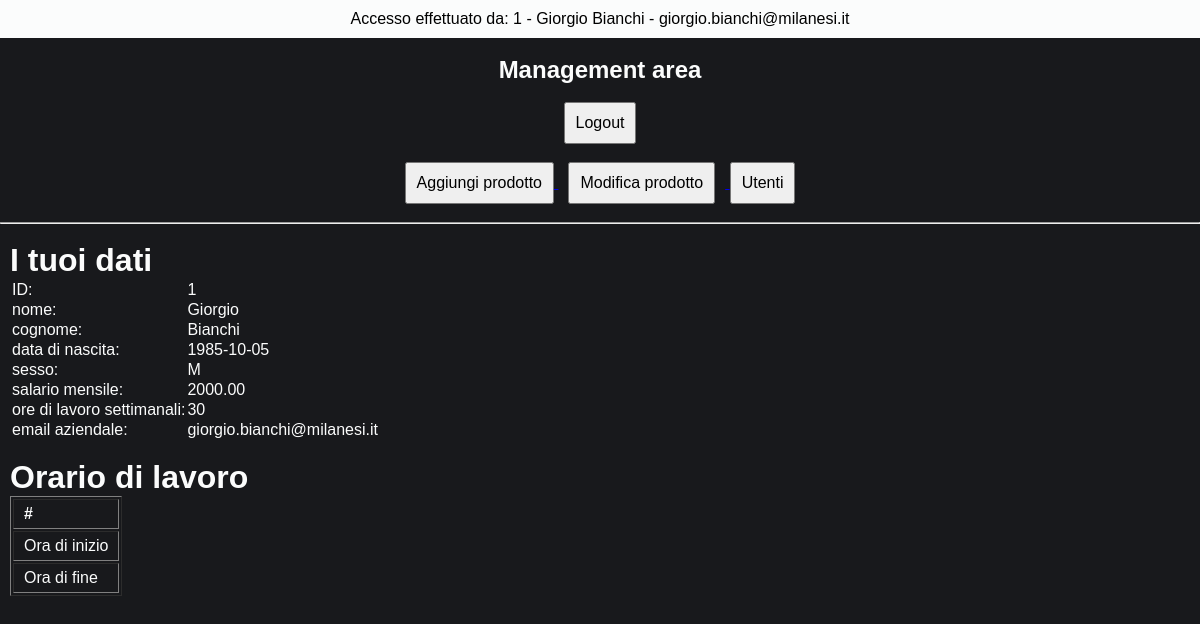
The page /management/managementPage.php (signed in) on the database as committed earlier.
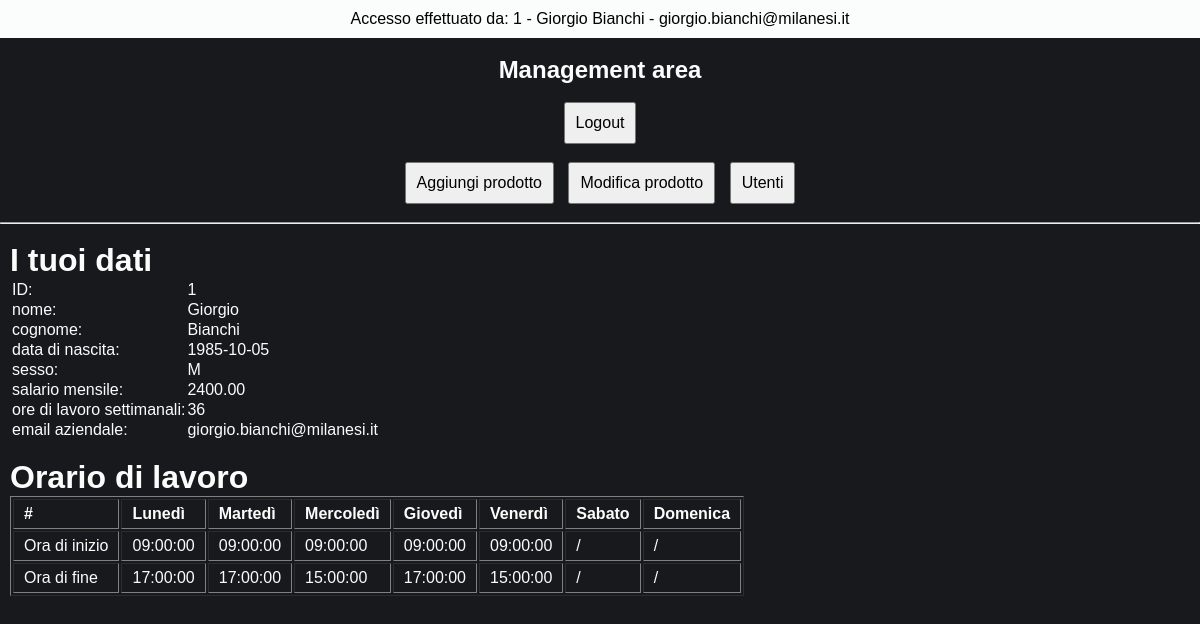
The same page on the database as committed later.
### tables this page shows
CREATE TABLE `dipendenti` (
  `IDdipendente` int(11) NOT NULL AUTO_INCREMENT,
  `nome` varchar(30) DEFAULT NULL,
  `cognome` varchar(30) DEFAULT NULL,
  `data_nascita` date DEFAULT NULL,
  `luogo_nascita` varchar(30) DEFAULT NULL,
  `sesso` varchar(1) DEFAULT NULL,
  `provincia_sigla` varchar(2) DEFAULT NULL,
  `codice_fiscale` varchar(16) DEFAULT NULL,
  `salario_mensile` decimal(10,2) DEFAULT NULL,
  `ore_lavoro_settimanali` int(11) DEFAULT NULL,
  `email_personale` varchar(50) DEFAULT NULL,
  `email_aziendale` varchar(50) DEFAULT NULL,
  `password_aziendale` varchar(30) DEFAULT NULL,
  PRIMARY KEY (`IDdipendente`),
  UNIQUE KEY `codice_fiscale` (`codice_fiscale`,`email_personale`,`email_aziendale`)
);

CREATE TABLE `giorni` (
  `IDgiorno` int(11) NOT NULL AUTO_INCREMENT,
  `giorno` varchar(20) DEFAULT NULL,
  PRIMARY KEY (`IDgiorno`)
);

CREATE TABLE `orari_lavorativi` (
  `IDorario_lavorativo` int(11) NOT NULL AUTO_INCREMENT,
  `orario_inizio` time DEFAULT NULL,
  `orario_fine` time DEFAULT NULL,
  `idgiorno` int(11) DEFAULT NULL,
  `iddipendente` int(11) DEFAULT NULL,
  PRIMARY KEY (`IDorario_lavorativo`),
  KEY `iddipendente` (`iddipendente`),
  KEY `idgiorno` (`idgiorno`),
  CONSTRAINT `orari_lavorativi_ibfk_1` FOREIGN KEY (`iddipendente`) REFERENCES `dipendenti` (`IDdipendente`),
  CONSTRAINT `orari_lavorativi_ibfk_2` FOREIGN KEY (`idgiorno`) REFERENCES `giorni` (`IDgiorno`)
);

### management/managementPage.php (the view, shortened to what this page needs)
<?php
include '../dbConfig/dbConfig.php';
?>
<!DOCTYPE html>
<html>
  <?php
    $email_aziendale = $_SESSION['email_aziendale'];
    $sql_dip = "SELECT * FROM dipendenti WHERE email_aziendale = '$email_aziendale'";
            $result_dip = $conn->query($sql_dip);
            $row_dip = $result_dip->fetch_assoc();
            $iddipendente = $row_dip["IDdipendente"];
  ?>
  <head>
    <link rel="stylesheet" href="./css/style.management.css">
  </head>
  <body>
      <div class="header-page">
        <div class="header">
          <p> Accesso effettuato da: <?php echo "{$row_dip["IDdipendente"]} - {$row_dip["nome"]} {$row_dip["cognome"]} - {$row_dip["email_aziendale"]}" ?> </p>
        </div>
        <br>
        <h2> Management area </h2>
        <br>
        <a href="../logout.php"> <button type="button" name="button"> Logout </button> </a>
        <br><br>
        <a href="./aggiungiProdotto.php"> <button name="agg-prod"> Aggiungi prodotto </button> </a>
        <a href="./modificaProdotto.php"> <button name="mod-prod" style="margin: 0 10px;"> Modifica prodotto </button> </a>
        <a href="./viewUser.php"> <button name="view-user"> Utenti </button> </a>
        <br><br><hr><br>
      </div>
      <div class="filtri taglia-container2">
        <h1> I tuoi dati </h1>
          <table>
            <tr>
              <td>ID:</td>
              <td><?php echo $row_dip["IDdipendente"] ?></td>
            </tr>
            <tr>
              <td>nome:</td>
              <td><?php echo $row_dip["nome"] ?></td>
            </tr>
            <tr>
              <td>cognome:</td>
              <td><?php echo $row_dip["cognome"] ?></td>
            </tr>
            <tr>
              <td>data di nascita:</td>
              <td><?php echo $row_dip["data_nascita"] ?></td>
            </tr>
            <tr>
              <td>sesso:</td>
              <td><?php echo $row_dip["sesso"] ?></td>
            </tr>
            <tr>
              <td>salario mensile:</td>
              <td><?php echo $row_dip["salario_mensile"] ?></td>
            </tr>
            <tr>
              <td>ore di lavoro settimanali:</td>
              <td><?php echo $row_dip["ore_lavoro_settimanali"] ?></td>
            </tr>
            <tr>
              <td>email aziendale:</td>
              <td><?php echo $row_dip["email_aziendale"] ?></td>
            </tr>
          </table>
          <br>
          <h1> Orario di lavoro </h1>
          <table border="1" class="orari">
            <tr>
              <th> # </th>
              <?php
                $sql_gg = "SELECT * FROM giorni ORDER BY idgiorno";
                           $result_gg = $conn->query($sql_gg);
                 while($row_gg = $result_gg->fetch_assoc()) {
                   echo "<th> {$row_gg['giorno']} </th>";
                 }
              ?>
            </tr>
            <tr>
              <td> Ora di inizio </td>
              <?php
                $sql_oi = "SELECT * FROM orari_lavorativi WHERE IDdipendente = '$iddipendente' ORDER BY idgiorno";
                           $result_oi = $conn->query($sql_oi);
                 while($row_oi = $result_oi->fetch_assoc()) {
                   if ($row_oi['orario_inizio'] === NULL) {
                     echo "<td> / </td>";
                   }
                   else {
                     echo "<td> {$row_oi['orario_inizio']} </td>";
                   }
                 }
              ?>
            </tr>
            <tr>
              <td> Ora di fine </td>
              <?php
                $sql_of = "SELECT * FROM orari_lavorativi WHERE IDdipendente = '$iddipendente' ORDER BY idgiorno";
                           $result_of = $conn->query($sql_of);
                 while($row_of = $result_of->fetch_assoc()) {
                   if ($row_of['orario_fine'] === NULL) {
                     echo "<td> / </td>";
                   }
                   else {
                     echo "<td> {$row_of['orario_fine']} </td>";
                   }
                 }
              ?>
            </tr>
          </table>
      </div>
  </body>
</html>

### management/css/style.management.css (style rules this page uses)
* { font-family: "Montserrat", sans-serif; padding: 0; margin: 0; }
body { background-color: rgb(24,25,28); color: #FBFCFC; text-align: center; box-sizing: content-box; }
.header-page button { padding: 10px; font-size: 16px; }
.header { width: 100%; position: flex; background: #FBFCFC; color: black; padding: 10px 0; }
.orari th { text-transform: capitalize; }
.orari th, .orari td { padding: 5px 10px; font-size: 16px; }
.filtri { text-align: left; }
.taglia-container2 { margin-left: 10px; }

Rows that differ between the two databases and show on the page:
changed dipendenti "Giorgio": salario_mensile "2000.00" → "2400.00"; ore_lavoro_settimanali "30" → "36"
added giorni: giorno "Lunedì"
added giorni: giorno "Martedì"
added giorni: giorno "Mercoledì"
added giorni: giorno "Giovedì"
added giorni: giorno "Venerdì"
added giorni: giorno "Sabato"
added giorni: giorno "Domenica"
added orari_lavorativi: orario_inizio "09:00:00", orario_fine "17:00:00"
added orari_lavorativi: orario_inizio "09:00:00", orario_fine "17:00:00"
added orari_lavorativi: orario_inizio "09:00:00", orario_fine "15:00:00"
added orari_lavorativi: orario_inizio "09:00:00", orario_fine "17:00:00"
added orari_lavorativi: orario_inizio "09:00:00", orario_fine "15:00:00"
